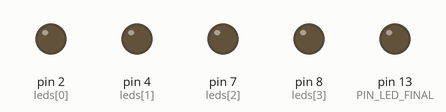
A sketch run on a simulated Arduino Uno, built with avr-gcc and run on an emulated ATmega328P. Shown: output pins drawn as LEDs (lit = HIGH).

Above: at 0.5 s.
At 2.5 s:
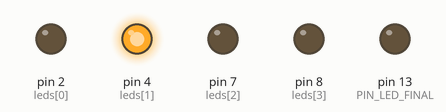
At 4.5 s:
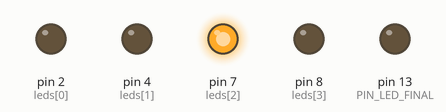
At 9.5 s:
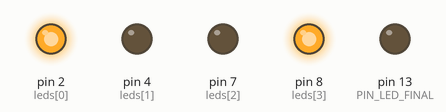
At 14.5 s:
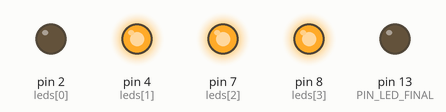
At 19.5 s:
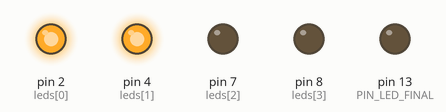
Timing chart, 0 to 20.8 s (numbered marks = the images above):
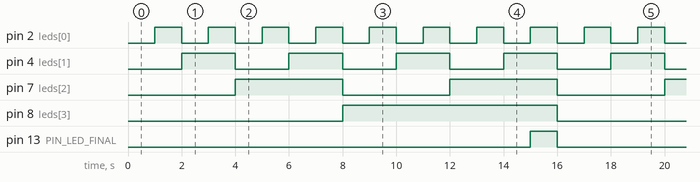

Measured:
- by itself, pin 2 (leds[0]): alternates HIGH for 1.0 s and LOW for 1.0 s
- by itself, pin 4 (leds[1]): alternates HIGH for 2.0 s and LOW for 2.0 s
- by itself, pin 7 (leds[2]): alternates HIGH for 4.0 s and LOW for 4.0 s
- by itself, pin 8 (leds[3]): alternates HIGH for 8.0 s and LOW for 8.0 s
- by itself, pin 13 (PIN_LED_FINAL): alternates HIGH for 1.0 s and LOW for 15.0 s

The sketch:

quinto_led.ino
```cpp
const int leds[] = {2, 4, 7, 8};
const int TOTAL_LEDS = 4;
const int PIN_LED_FINAL = 13;
int waitDelay = 1000;

void setup() {
  for (int i = 0; i < TOTAL_LEDS; i++) {
    pinMode(leds[i], OUTPUT);
  }
  pinMode(PIN_LED_FINAL, OUTPUT);
}

void loop() {
  for (int numero = 0; numero <= 15; numero++) {
    if (numero == 15) {
      digitalWrite(PIN_LED_FINAL, HIGH);
    } else {
      digitalWrite(PIN_LED_FINAL, LOW);
    }

    for (int bit = 0; bit < TOTAL_LEDS; bit++) {
      int estadoBit = (numero & (1 << bit)) ? HIGH : LOW;
      digitalWrite(leds[bit], estadoBit);
    }
    delay(waitDelay);
  }
}
```
